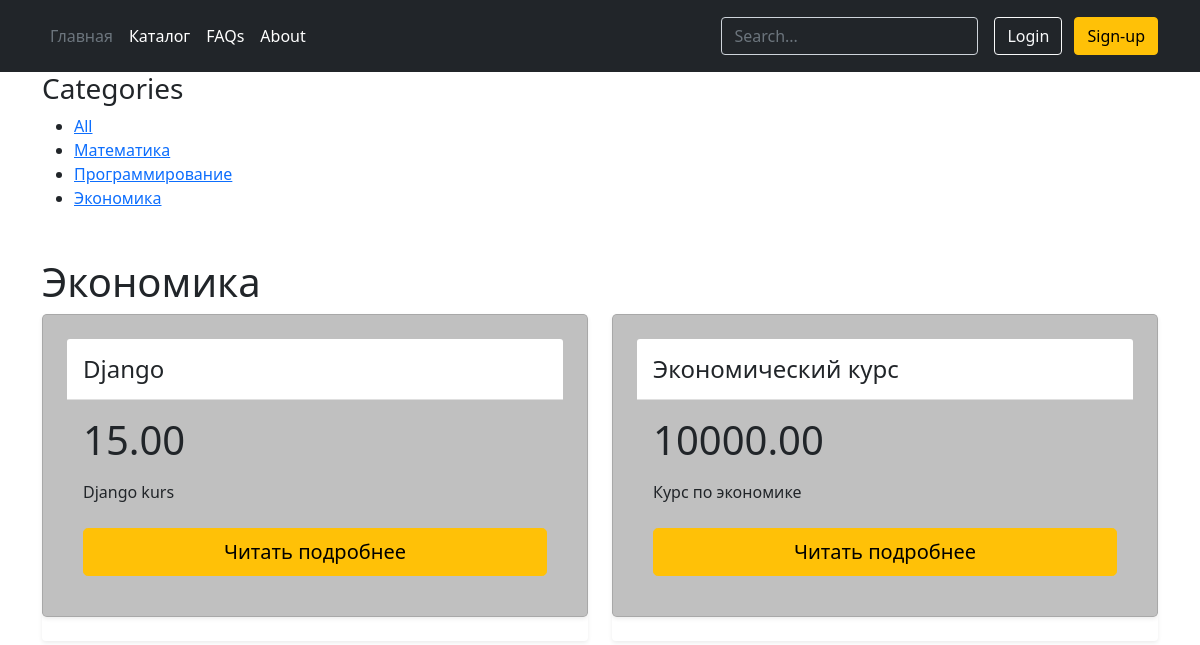
Screenshot of /ekonomika with the database file from the repository.
### main/models.py (models this page shows, shortened)
class Category(models.Model):
    name = models.CharField(max_length=200, db_index=True)
    slug = models.SlugField(max_length=200, db_index=True, unique=True)
    class Meta:
        ordering = ('name',)
        verbose_name = 'Категория'
        verbose_name_plural = 'Категории'
    def get_absolute_url(self):
        return reverse('product_list_by_category',
                       args=[self.slug])

class Product(models.Model):
    category = models.ForeignKey(Category, related_name='products', on_delete=models.CASCADE)
    name = models.CharField(max_length=200, db_index=True)
    slug = models.SlugField(max_length=200, db_index=True)
    image = models.ImageField(upload_to='products/%Y/%m/%d', blank=True)
    description = models.TextField(blank=True)
    price = models.DecimalField(max_digits=10, decimal_places=2)
    stock = models.PositiveIntegerField()
    available = models.BooleanField(default=True)
    created = models.DateTimeField(auto_now_add=True)
    updated = models.DateTimeField(auto_now=True)
    class Meta:
        ordering = ('name',)
        verbose_name = 'Продукт'
        verbose_name_plural = 'Продукты'
        index_together = (('id', 'slug'),)
    def get_absolute_url(self):
        return reverse('product_detail',
                       args=[self.id, self.slug])

### main/views.py (the view)
# urls.py: path('<str:category_slug>', views.product_list, name='product_list_by_category'),
def product_list(request, category_slug=None):
    category = None
    categories = Category.objects.all()
    products = Product.objects.filter(available=True)
    if category_slug:
        category = get_object_or_404(Category, slug=category_slug)
        products = products.filter(category=category)
    return render(request,
                  'main/catalog.html',
                  {'category': category,
                   'categories': categories,
                   'products': products})

### main/templates/main/catalog.html (shortened to what this page needs)
{% extends "main/base.html" %}
{% load static %}
{% block content %}
    <div id="sidebar">
        <h3>Categories</h3>
        <ul>
            <li class="selected">
                <a href="{% url 'product_list' %}">All</a>
            </li>
            {% for c in categories %}
                <li class="selected">
                    <a href="{{ c.get_absolute_url }}">{{ c.name }}</a>
                </li>
            {% endfor %}
        </ul>
    </div>
    <div id="main" class="product-list row mt-5 mb-2">
        <h1>{% if category %}{{ category.name }}{% else %}Products{% endif %}</h1>
        {% for product in products %}
            <div class="item col-md-6 ">
                <div class="row g-0 rounded overflow-hidden flex-md-row mb-4 mr-1 shadow-sm h-md-250 position-relative elem">
                    <div class="card mb-4 rounded-3 shadow-sm col p-4 d-flex flex-column position-static" style="background-color: #C0C0C0">
                        <div class="card-header py-3 " style="background-color: white">
                            <h4 class="my-0 fw-normal" >{{ product.name }}</h4>
                        </div>
                        <div class="card-body">
                            <h1 class="card-title pricing-card-title">{{ product.price }}<small class="text-muted fw-light"></small></h1>
                            <ul class="list-unstyled mt-3 mb-4">
                                <li>{{ product.description }}</li>
                            </ul>
                            <a href="{{ product.get_absolute_url }}">
                                <button type="button" class="w-100 btn btn-lg btn-warning">Читать подробнее</button>
                            </a>
                        </div>
                    </div>
                </div>
            </div>
        {% endfor %}
    </div>
{% endblock %}

### rows the page displays
Category: name "Математика"
Category: name "Программирование"
Category: name "Экономика"
Product: name "Django", price "15.00", description "Django kurs"
Product: name "Экономический курс", price "10000.00", description "Курс по экономике"
